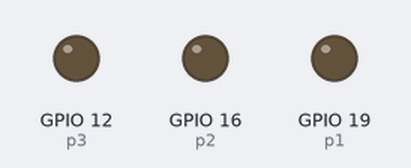
The program below on a simulated Raspberry Pi (BCM pin numbers). Parts: output pins drawn as LEDs (lit = HIGH).

Above: at 0.2 s.
At 1.7 s:
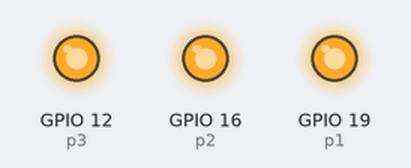
Timing chart, 0 to 3.0 s (numbered marks = the images above):
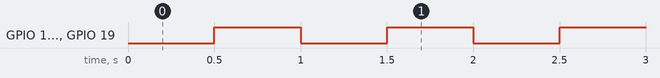

Measured:
- by itself, GPIO 12 (p3), GPIO 16 (p2), GPIO 19 (p1): alternates HIGH for 0.50 s and LOW for 0.50 s

The program:

02_led_blink.py
```python
#!/usr/bin/python3
import RPi.GPIO as gpio, time
# gpio led pins
p1, p2, p3 = 19, 16, 12
gpio.setmode(gpio.BCM)
gpio.setup(p1, gpio.OUT)
gpio.setup(p2, gpio.OUT)
gpio.setup(p3, gpio.OUT)
def main() :
        while True :
                gpio.output(p1,gpio.LOW)
                gpio.output(p2,gpio.LOW)
                gpio.output(p3,gpio.LOW)
                time.sleep(0.5)
                gpio.output(p1,gpio.HIGH)
                gpio.output(p2,gpio.HIGH)
                gpio.output(p3,gpio.HIGH)
                time.sleep(0.5)
try:
        main()
except KeyboardInterrupt:
        pass
except Exception as exception:
        print(exception)
finally:
        gpio.cleanup()
```
